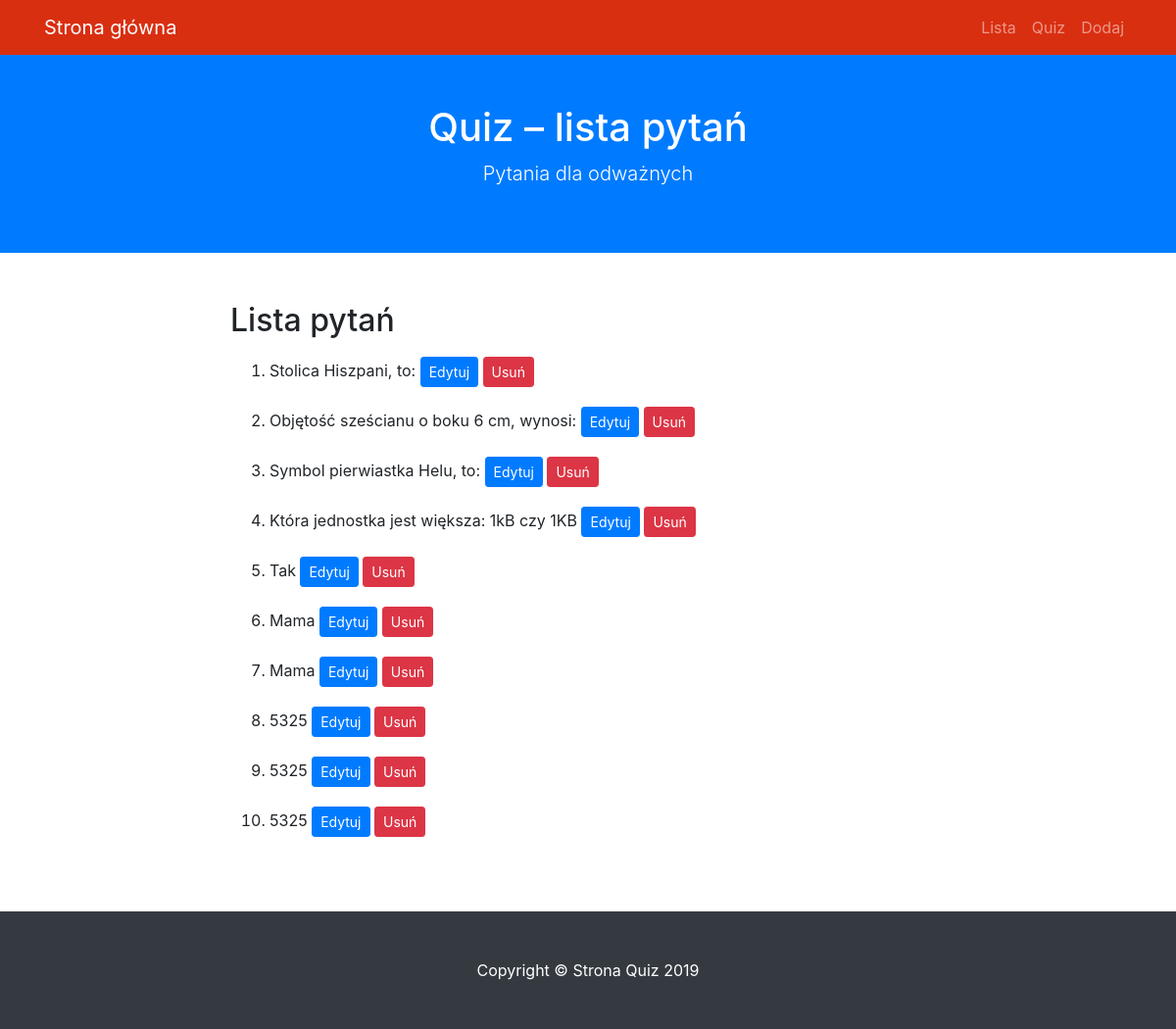
Screenshot of /lista with the database file from the repository.
### quiz/modele.py (models this page shows)
class BazaModel(Model):
    class Meta:
        database = baza

class Pytanie(BazaModel):
    pytanie = CharField(null=False)
    kategoria = ForeignKeyField(Kategoria, related_name='pytania')

### quiz/views.py (the view)
@app.route('/lista')
def lista():
    pytania = Pytanie.select()
    return render_template('lista.html', query=pytania)

### quiz/app.py (called while the page is built)
@app.before_request
def before_request():
    g.db = baza
    g.db.connect(reuse_if_open=True)

@app.after_request
def after_request(response):
    g.db.close()
    return response

### quiz/templates/lista.html (shortened to what this page needs)
{% extends "szablon.html" %}
{% block h1 %}Quiz – lista pytań{% endblock %}
{% block tresc %}
  <h2>Lista pytań</h2>
  <ol>
    {% for p in query %}
        <li class="elemdel">{{ p.pytanie }}
        <a href="{{ url_for('edytuj', pid=p.id) }}" class="btn btn-sm btn-primary">Edytuj</a>
        <a href="{{ url_for('usun', pid=p.id) }}" class="btn btn-sm btn-danger">Usuń</a>
        </li>
    {% endfor %}
  </ol>
{% endblock %}

### quiz/templates/szablon.html (shortened to what this page needs)
<!DOCTYPE html>
<html lang="pl">
  <head>
    <link href="{{ url_for('static', filename='vendor/bootstrap/css/bootstrap.min.css') }}" rel="stylesheet">
    <link href="{{ url_for('static', filename='css/scrolling-nav.css') }}" rel="stylesheet">
    <link href="{{ url_for('static', filename='css/style.css') }}" rel="stylesheet">
  </head>
  <body id="page-top">
    <nav class="navbar navbar-expand-lg navbar-dark bg-nawigacja fixed-top" id="mainNav">
      <div class="container">
        <a class="navbar-brand js-scroll-trigger" href="{{ url_for('index') }}">Strona główna</a>
        <div class="collapse navbar-collapse" id="navbarResponsive">
          <ul class="navbar-nav ml-auto">
            <li class="nav-item">
              <a class="nav-link js-scroll-trigger" href="{{ url_for('lista') }}">Lista</a>
            </li>
            <li class="nav-item">
              <a class="nav-link js-scroll-trigger" href="{{ url_for('quiz') }}">Quiz</a>
            </li>
            <li class="nav-item">
              <a class="nav-link js-scroll-trigger" href="{{ url_for('dodaj') }}">Dodaj</a>
            </li>
          </ul>
        </div>
      </div>
    </nav>
    <header class="bg-primary text-white">
      <div class="container text-center">
        <h1>{% block h1 %}{% endblock %}</h1>
        <p class="lead">Pytania dla odważnych</p>
      </div>
    </header>
    <section id="about">
      <div class="container">
        <div class="row">
          <div class="col-lg-8 mx-auto">
            {% block tresc %}{% endblock %}
          </div>
        </div>
      </div>
    </section>
    <footer class="py-5 bg-dark">
      <div class="container">
        <p class="m-0 text-center text-white">Copyright &copy; Strona Quiz 2019</p>
      </div>
    </footer>
  </body>
</html>

### quiz/static/css/scrolling-nav.css (style rules this page uses)
header { padding: 154px 0 100px; }
@media (min-width: 992px) { header { padding: 156px 0 100px; } }
section { padding: 150px 0; }

### quiz/static/css/style.css (style rules this page uses)
.bg-nawigacja { background-color: #D92F11; }
section#about { padding: 50px 0; }
li.elemdel { padding: 10px 0; }
header { padding: 106px 0 50px 0; }

### rows the page displays
Pytanie: pytanie "Stolica Hiszpani, to:"
Pytanie: pytanie "Objętość sześcianu o boku 6 cm, wynosi:"
Pytanie: pytanie "Symbol pierwiastka Helu, to:"
Pytanie: pytanie "Która jednostka jest większa: 1kB czy 1KB"
Pytanie: pytanie "Tak"
Pytanie: pytanie "Mama"
Pytanie: pytanie "Mama"
Pytanie: pytanie "5325"
Pytanie: pytanie "5325"
Pytanie: pytanie "5325"
